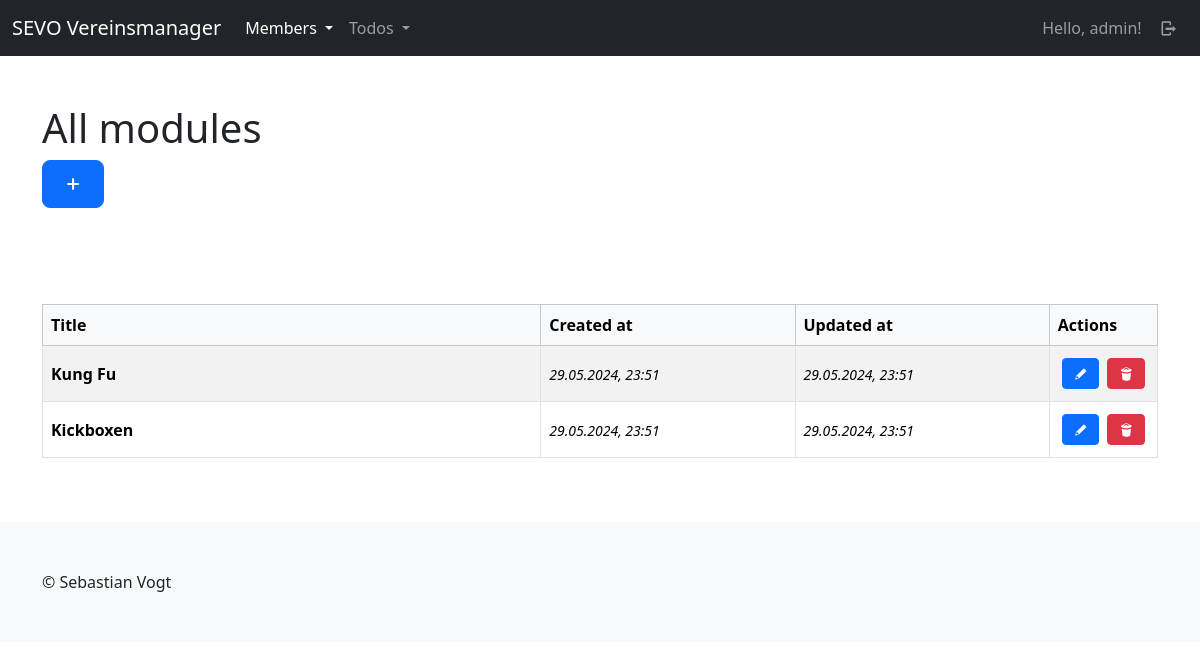
Page /mbrs/modules/ (signed in) on the committed database.
### members/models.py (models this page shows, shortened)
class Module(models.Model):
    title = models.CharField(max_length=255, unique=True)
    created_at = models.DateTimeField(auto_now=True)
    updated_at = models.DateTimeField(auto_now_add=True)
    class Meta:
        ordering = ["-updated_at"]

### members/views/modules.py (the view)
# urls.py: path("modules/", modules.index, name="members-module-index"),
@login_required(login_url="sevo-auth-login")
def index(request):
    modules = models.Module.objects.all()
    return render(request, "members/module/index.html", {
        "title": _("All modules"),
        "modules": modules
    })

### members/templates/members/module/index.html (shortened to what this page needs)
{% extends "base_main.html" %}
{% load i18n %}
{% load static %}
{% block header %}
    <div class="container py-5">
        <div class="row">
            <div class="col-lg-12">
                <h1>{{ title }}</h1>
                <a class="btn btn-primary btn-lg" href="{% url "members-module-create" %}"><i class="demo-icon icon-plus"></i></a>
            </div>
        </div>
    </div>
{% endblock %}
{% block main %}
    {% if modules %}
    <div>
        {% include "members/module/partials/_list_table.html" %}
    </div>
    {% else %}
        <p>{% trans "No modules available." %}</p>
    {% endif %}
{%  endblock %}

### templates/partials/_navbar_drop_down.html (shortened to what this page needs)
{% load i18n %}
<nav class="navbar navbar-expand-lg navbar-dark bg-dark">
    <div class="container-fluid">
        <a class="navbar-brand" href="/">SEVO Vereinsmanager</a>
        <div class="collapse navbar-collapse" id="navbarContent">
            <ul class="navbar-nav me-auto mb-2 mb-lg-0">
                {% if user.is_authenticated %}
                <li class="nav-item dropdown">
                    <a class="nav-link dropdown-toggle {% if "mbrs" in request.path %} active{% endif %}"{% if "mbrs" in request.path %} aria-current="page"{% endif %} href="#" role="button" data-bs-toggle="dropdown" aria-expanded="false">
                      {% trans "Members" %}
                    </a>
                  </li>
                  <li class="nav-item dropdown">
                    <a class="nav-link dropdown-toggle {% if "tds" in request.path %} active{% endif %}"{% if "tds" in request.path %} aria-current="page"{% endif %} href="#" role="button" data-bs-toggle="dropdown" aria-expanded="false">
                      {% trans "Todos" %}
                    </a>
                  </li>
                {% endif %}
            </ul>
            <ul class="navbar-nav mb-2 mb-lg-0">
                {% if user.is_authenticated %}
                    <li class="nav-item">
                        <a class="nav-link" href="{% url "sevo-auth-user-detail" %}">{% trans "Hello" %}, {{ user }}!</a>
                    </li>
                    <li class="nav-item">
                        <a class="nav-link" href="{% url "sevo-auth-logout" %}"><i class="demo-icon icon-logout"></i></a>
                    </li>
                {% else %}
                    <li class="nav-item">
                        <a class="nav-link {% if "login" in request.path %} active{% endif %}"{% if "members" in request.path %} aria-current="page"{% endif %} href="{% url "sevo-auth-login" %}"><i class="demo-icon icon-user"></i></a>
                    </li>
                {% endif %}
            </ul>
        </div>
    </div>
</nav>

### members/templates/members/module/partials/_list_table.html
{% load i18n %}
<div class="table-responsive">
    <table class="table table-bordered align-middle table-striped">
        <thead class="table-light">
        <tr>
            <th scope="col">{% trans "Title" %}</th>
            <th scope="col">{% trans "Created at" %}</th>
            <th scope="col">{% trans "Updated at" %}</th>
            <th scope="col">{% trans "Actions" %}</th>
        </tr>
        </thead>
        <tbody>
            {% for module in modules %}
                <tr>
                    <th scope="row" class="w-50">
                        {{ module.title }}
                    </th>
                    <td class="w-25"><time><small><i>{{ module.created_at|date:"d.m.Y, H:i" }}</i></small></time></td>
                    <td class="w-25"><time><small><i>{{ module.updated_at|date:"d.m.Y, H:i" }}</i></small></time></td>
                    <td class="w-auto">
                        <div class="d-flex justify-content-center align-content-center">
                            <a class="btn btn-primary btn-sm d-block m-1" href="{% url "members-module-update" id=module.id %}"><i class="demo-icon icon-pencil"></i></a>
                            <a class="btn btn-danger btn-sm d-block m-1" href="{% url "members-module-delete" id=module.id %}"><i class="demo-icon icon-trash"></i></a>
                        </div>
                    </td>
                </tr>
            {% endfor %}
        </tbody>
    </table>
</div>

### rows in the picture
Module: title "Kung Fu", created_at "29.05.2024, 23:51", updated_at "29.05.2024, 23:51"
Module: title "Kickboxen", created_at "29.05.2024, 23:51", updated_at "29.05.2024, 23:51"

### other values in the picture
{{ user }} "admin"
{{ title }} "All modules"
